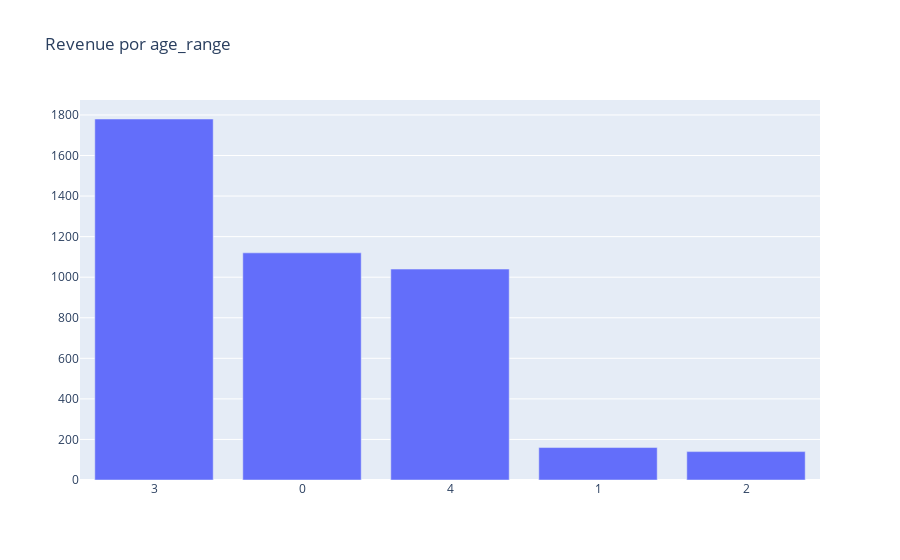

The notebook cell this image was saved under:
### Code cell
plot_data = [
    go.Bar(
        x=df_2_age_range_revenue['age_range'],
        y=df_2_age_range_revenue['revenue_total'],
    )
]

plot_layout = go.Layout(
        xaxis={"type": "category"},
        title='Revenue por age_range'
    )

plt.figure(figsize=(16,16))
fig = go.Figure(data=plot_data, layout=plot_layout)
fig.write_html('fig7age.html')
pyoff.iplot(fig)

### Figure 1 — Plotly figure (JSON) as saved in the notebook; plotly's stock layout.template omitted (floating-point values rounded to 4 significant figures)
{"data": [{"type": "bar", "x": [3, 0, 4, 1, 2], "y": [1780, 1120, 1040, 160, 140]}], "layout": {"title": {"text": "Revenue por age_range"}, "xaxis": {"type": "category"}}}
